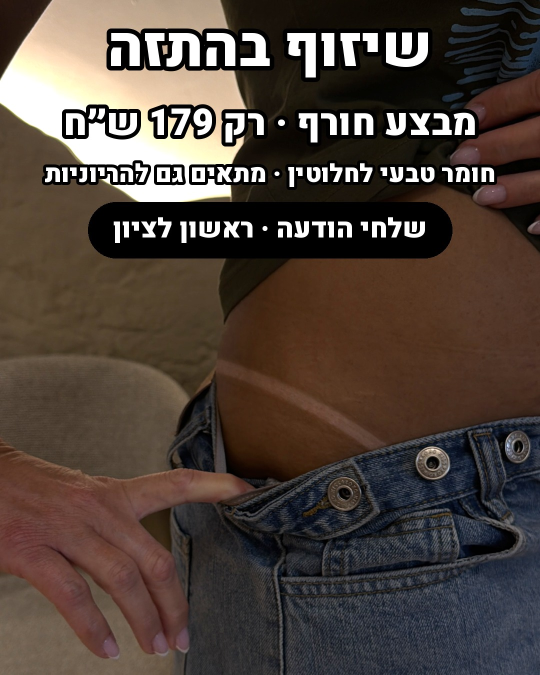
#> input picture os/render/media/ads/glow-tan-image-jeans.jpg, 1080 x 1350 px (shown at 1/2 size)
$ python reveal.py ../media/ads/APPROVED-glow-tan-image-jeans.jpg ../media/ads/glow-tan-image-jeans.jpg ../media/ads/glow-tan-image-jeans.jpg 1.0 1.0 1.0
#> lines starting #> are read from the running program, lines starting #| are printed output that depends on the picture
#!/usr/bin/env python3
"""Format F, reference look (Karin 18.11): the peeled strip is a window onto a hidden layer that stays fixed
behind the screen (like the city lights in the reference), so moving/stretching the strip reveals different parts.
usage: python3 peel/reveal.py plate.mp4 layer.png out.mp4 [opacity=0.93]"""
import sys, subprocess, numpy as np, cv2
plate, layer, out = sys.argv[1:4]; op = float(sys.argv[4]) if len(sys.argv) > 4 else 0.93
# optional placement of the hidden image: sc = width relative to frame, cy = frame y (0..1) where the image's focus row fy lands
sc = float(sys.argv[5]) if len(sys.argv) > 5 else 0; cy = float(sys.argv[6]) if len(sys.argv) > 6 else 0.5; fy = float(sys.argv[7]) if len(sys.argv) > 7 else 0.6
cap = cv2.VideoCapture(plate); fps = cap.get(cv2.CAP_PROP_FPS) or 24; W, H = int(cap.get(3)), int(cap.get(4))
I = cv2.imread(layer)
#> I is the input picture: shape (1350, 1080, 3); mean B, G, R 58.8, 66.6, 78.8
if sc > 0:
    iw = int(W * sc); ih = int(I.shape[0] * iw / I.shape[1]); I = cv2.resize(I, (iw, ih), interpolation=cv2.INTER_AREA)
#> after `ih = int(I.shape[0] * iw / I.shape[1])`: ih = 1350
    L = np.full((H, W, 3), (40, 12, 6), np.uint8); x0 = (W - iw) // 2; y0 = int(cy * H - fy * ih)
#> after `y0 = int(cy * H - fy * ih)`: y0 = 540
    sy0, sx0 = max(0, -y0), max(0, -x0); dy0, dx0 = max(0, y0), max(0, x0)
#> after `sy0, sx0 = (max(0, -y0), max(0, -x0))`: sy0 = 0; sx0 = 0
#> after `dy0, dx0 = (max(0, y0), max(0, x0))`: dy0 = 540; dx0 = 0
    hh_, ww_ = min(ih - sy0, H - dy0), min(iw - sx0, W - dx0)
#> hh_ = 810; ww_ = 1080
    L[dy0:dy0 + hh_, dx0:dx0 + ww_] = I[sy0:sy0 + hh_, sx0:sx0 + ww_]; L = L.astype(np.float32)
#> after `L[dy0:dy0 + hh_, dx0:dx0 + ww_] = I[sy0:sy0 + hh_, sx0:sx0 + ww_]`:
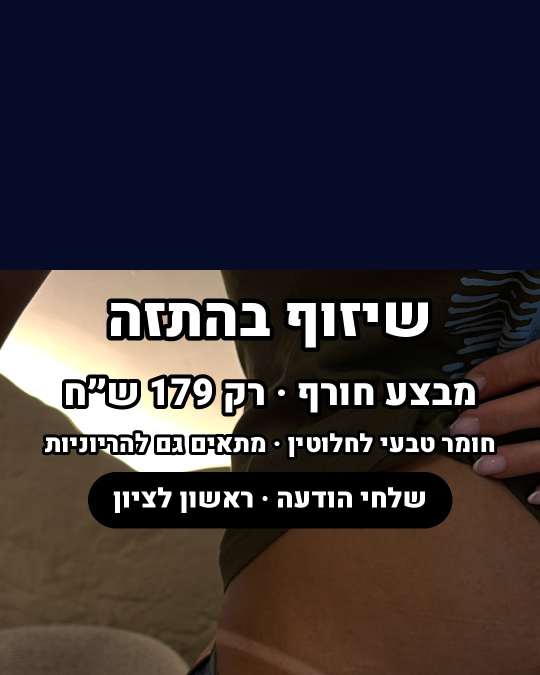
#> L: shape (1350, 1080, 3) (shown at 1/2 size); mean B, G, R 53.7, 49.7, 55.4
else:
    L = cv2.resize(I, (W, H), interpolation=cv2.INTER_AREA).astype(np.float32)
#> (the run stopped early here; a loop or call above may not have finished)
